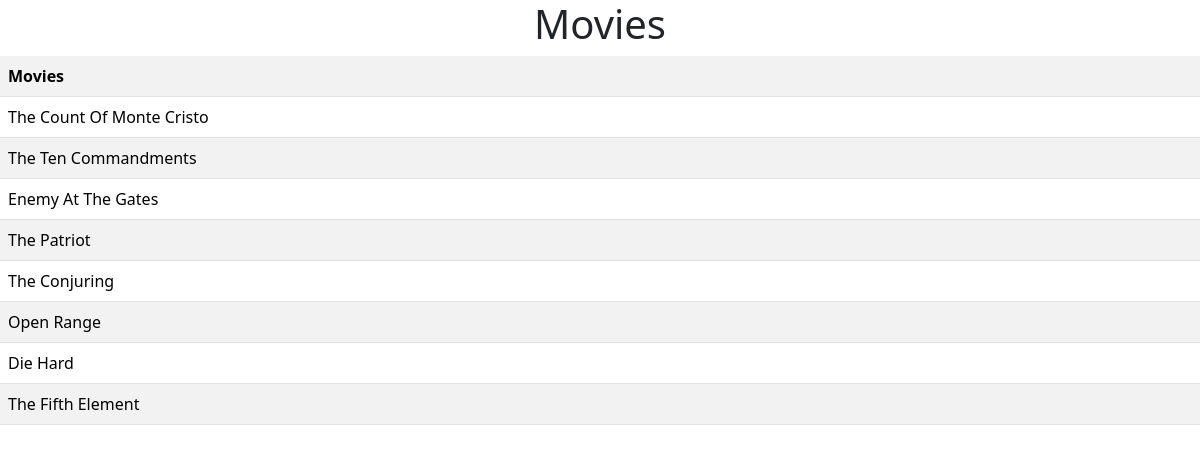
/admin/orderDetails.php?id=38 (signed in), run on the app's committed database.
### tables this page shows
CREATE TABLE `movies` (
  `MovieID` int(11) NOT NULL,
  `Title` varchar(150) NOT NULL,
  `ProduceYear` int(11) NOT NULL,
  `UnitPrice` double NOT NULL,
  `Quantity` int(6) NOT NULL,
  `DirectorID` int(11) NOT NULL,
  `images` varchar(60) NOT NULL DEFAULT 'uploads/1.JPEG'
);

### admin/orderDetails.php (the view, shortened to what this page needs)
<!DOCTYPE html>
<html lang="en">
<head>
    <link href="https://cdn.jsdelivr.net/npm/bootstrap@5.3.3/dist/css/bootstrap.min.css" rel="stylesheet">
</head>
<body>
    <?php
    require_once("../connection.php");
    $id = $_GET["id"] ;
    $sql = "SELECT movies.Title
            FROM saledetail
            JOIN movies ON movies.MovieID=saledetail.MovieID
            WHERE saledetail.SaleID=:id" ;
    $stmt = $pdo->prepare($sql);
    $stmt->bindParam(":id" , $id);
    $stmt->execute();
    $movies = $stmt->fetchAll(PDO::FETCH_ASSOC);
    ?>
    <h1 style="text-align:center">Movies</h1>
    <table class="table table-striped">
        <tr>
            <th>Movies</th>
        </tr>
        <?php
        foreach($movies as $movie){
            ?>
            <tr>
                <td><?php echo $movie["Title"] ?></td>
            </tr>
            <?php
        }
        ?>
    </table>
</body>
</html>

### data on the page
movies: Title "The Count Of Monte Cristo"
movies: Title "The Ten Commandments"
movies: Title "Enemy At The Gates"
movies: Title "The Patriot"
movies: Title "The Conjuring"
movies: Title "Open Range"
movies: Title "Die Hard"
movies: Title "The Fifth Element"
